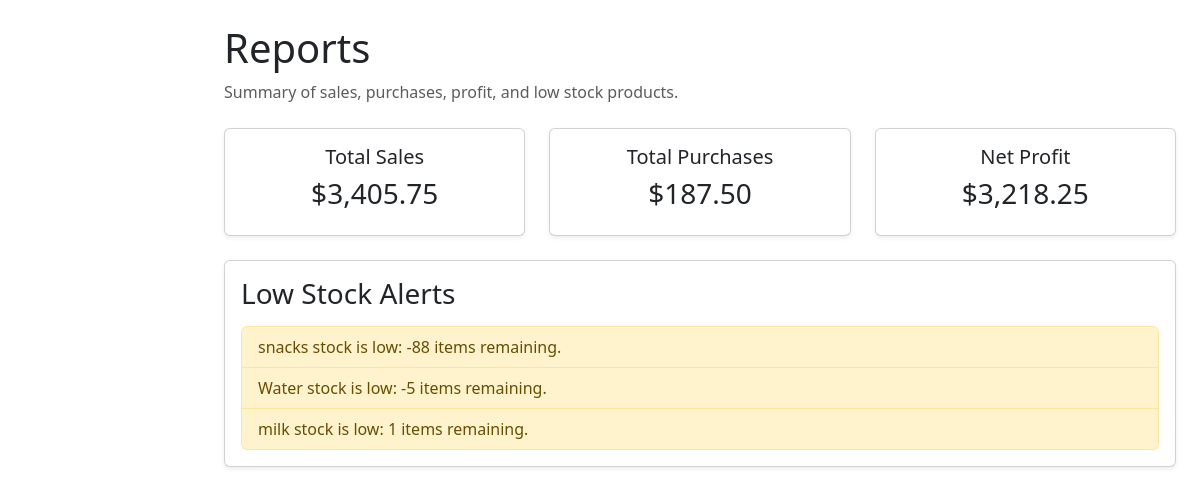
/reports.php (signed in), run on the app's committed database.
### tables this page shows
CREATE TABLE `products` (
  `product_id` int(11) NOT NULL,
  `product_name` varchar(100) NOT NULL,
  `price` decimal(10,2) NOT NULL,
  `stock_quantity` int(11) NOT NULL,
  `category_id` int(11) NOT NULL
);

### reports.php (the view, shortened to what this page needs)
<?php include "config/database.php"; ?>
<?php
  $sales_result = mysqli_query($conn, "SELECT SUM(total_amount) AS total FROM sales");
  $sales_row = mysqli_fetch_assoc($sales_result);
  $total_sales = $sales_row["total"] ?? 0;
  $purchases_result = mysqli_query($conn, "SELECT SUM(total_cost) AS total FROM purchases");
  $purchases_row = mysqli_fetch_assoc($purchases_result);
  $total_purchases = $purchases_row["total"] ?? 0;
  $net_profit = $total_sales - $total_purchases;
  $low_stock_sql = "SELECT * FROM products WHERE stock_quantity < 5 ORDER BY stock_quantity ASC";
  $low_stock_result = mysqli_query($conn, $low_stock_sql);
?>
<!DOCTYPE html>
<html lang="en">
<head>
  <link rel="stylesheet" href="assets/css/style.css">
  <link rel="stylesheet" href="https://cdn.jsdelivr.net/npm/bootstrap@5.3.0/dist/css/bootstrap.min.css">
</head>
<body>
  <div class="container-fluid">
    <div class="row">
      <div id="sidebar" class="col-md-2 "></div>
      <main class="col-md-10 p-4">
        <h1 class="mb-2">Reports</h1>
        <p class="text-muted mb-4">Summary of sales, purchases, profit, and low stock products.</p>
        <div class="row mb-4">
          <div class="col-md-4">
            <div class="card text-center shadow-sm">
              <div class="card-body">
                <h5 class="card-title">Total Sales</h5>
                <h3>$<?php echo number_format($total_sales, 2); ?></h3>
              </div>
            </div>
          </div>
          <div class="col-md-4">
            <div class="card text-center shadow-sm">
              <div class="card-body">
                <h5 class="card-title">Total Purchases</h5>
                <h3>$<?php echo number_format($total_purchases, 2); ?></h3>
              </div>
            </div>
          </div>
          <div class="col-md-4">
            <div class="card text-center shadow-sm">
              <div class="card-body">
                <h5 class="card-title">Net Profit</h5>
                <h3>$<?php echo number_format($net_profit, 2); ?></h3>
              </div>
            </div>
          </div>
        </div>
        <div class="card shadow-sm">
          <div class="card-body">
            <h3 class="mb-3">Low Stock Alerts</h3>
            <?php if (mysqli_num_rows($low_stock_result) > 0) { ?>
              <ul class="list-group">
                <?php while ($product = mysqli_fetch_assoc($low_stock_result)) { ?>
                  <li class="list-group-item list-group-item-warning">
                    <?php echo $product["product_name"]; ?>
                    stock is low:
                    <?php echo $product["stock_quantity"]; ?>
                    items remaining.
                  </li>
                <?php } ?>
              </ul>
            <?php } else { ?>
              <p class="text-muted">No low stock products currently.</p>
            <?php } ?>
          </div>
        </div>
      </main>
    </div>
  </div>
</body>
</html>

### assets/css/style.css (style rules this page uses)
body { font-family: 'Segoe UI', Tahoma, Geneva, Verdana, sans-serif; background: #f5fbfa; }
.card { border-radius: 10px; border: none; box-shadow: 0 3px 10px rgba(0,0,0,0.08); }
h2, h5 { font-weight: 600; }

### data on the page
products: product_name "snacks", stock_quantity "-88"
products: product_name "Water", stock_quantity "-5"
products: product_name "milk", stock_quantity "1"

### other printed values
$total_sales "3,405.75"
$total_purchases "187.50"
$net_profit "3,218.25"
